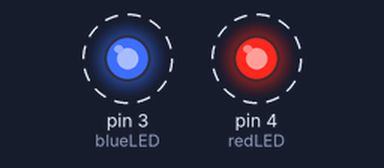
Bench run of a sketch on a simulated Arduino Uno, built with avr-gcc and run on an emulated ATmega328P. Shown: output pins drawn as LEDs (lit = HIGH). Dashed ring = blinking.

Above: at 0.05 s.
Timing chart, 0 to 3.0 s (numbered marks = the images above):
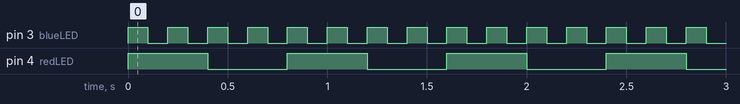

The sketch:

27._millis_2_LED_with_delay_first.ino
```cpp
int redLED=4; // 1sec on and 1 sec off
int blueLED=3; // .25sec on/.25sec off
int t=100;

void setup() {
  // put your setup code here, to run once:
pinMode(redLED,OUTPUT);
pinMode(blueLED,OUTPUT);
}

void loop() {
  // put your main code here, to run repeatedly:
digitalWrite(redLED,HIGH);
digitalWrite(blueLED,HIGH);
delay(t);
digitalWrite(blueLED,LOW);
delay(t);
digitalWrite(blueLED,HIGH);
delay(t);
digitalWrite(blueLED,LOW);
delay(t);
digitalWrite(redLED,LOW);
digitalWrite(blueLED,HIGH);
delay(t);
digitalWrite(blueLED,LOW);
delay(t);
digitalWrite(blueLED,HIGH);
delay(t);
digitalWrite(blueLED,LOW);
delay(t);
}
```

Measured:
- by itself, pin 3 (blueLED): alternates HIGH for 0.10 s and LOW for 0.10 s
- by itself, pin 4 (redLED): alternates HIGH for 0.40 s and LOW for 0.40 s
